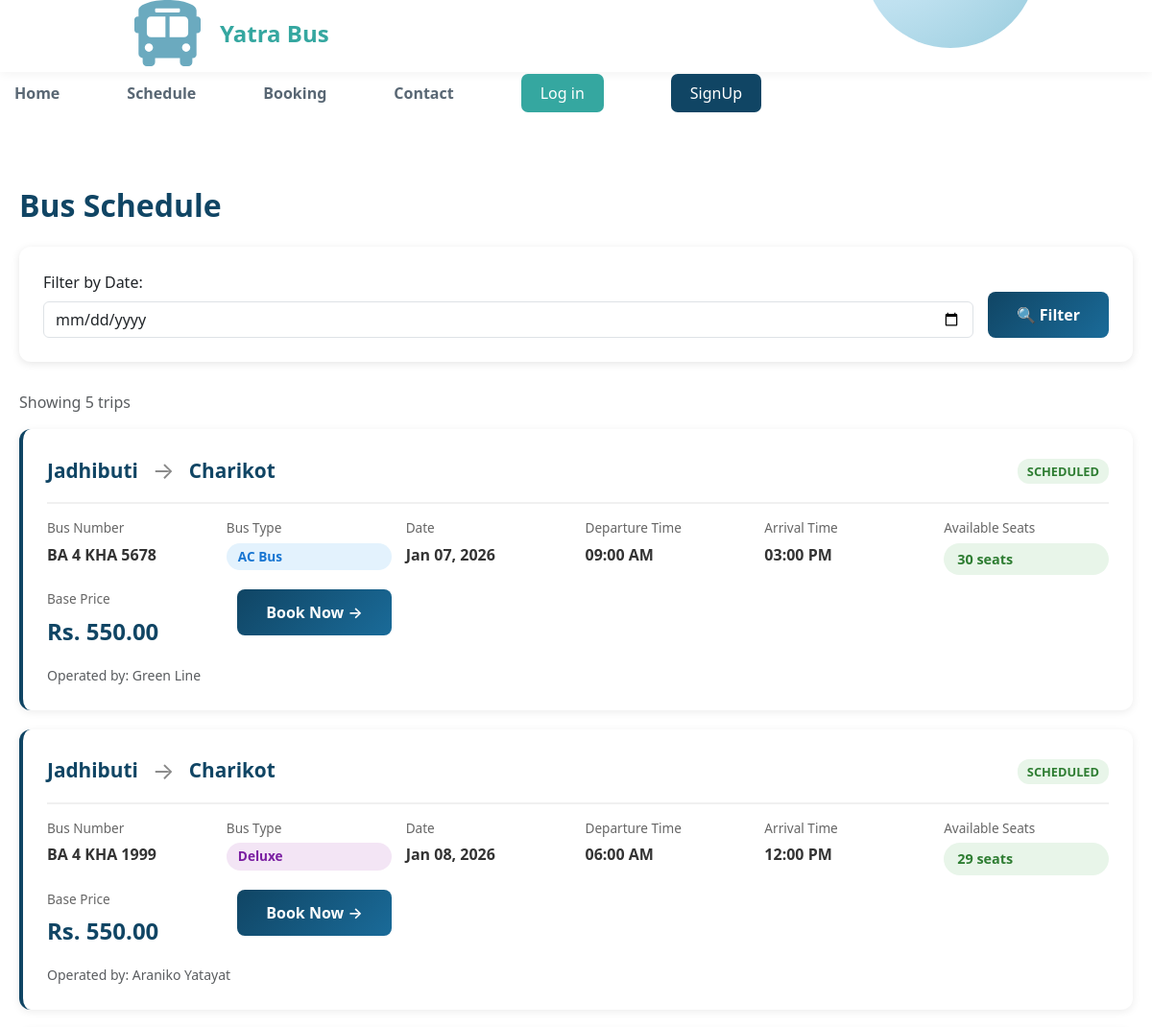
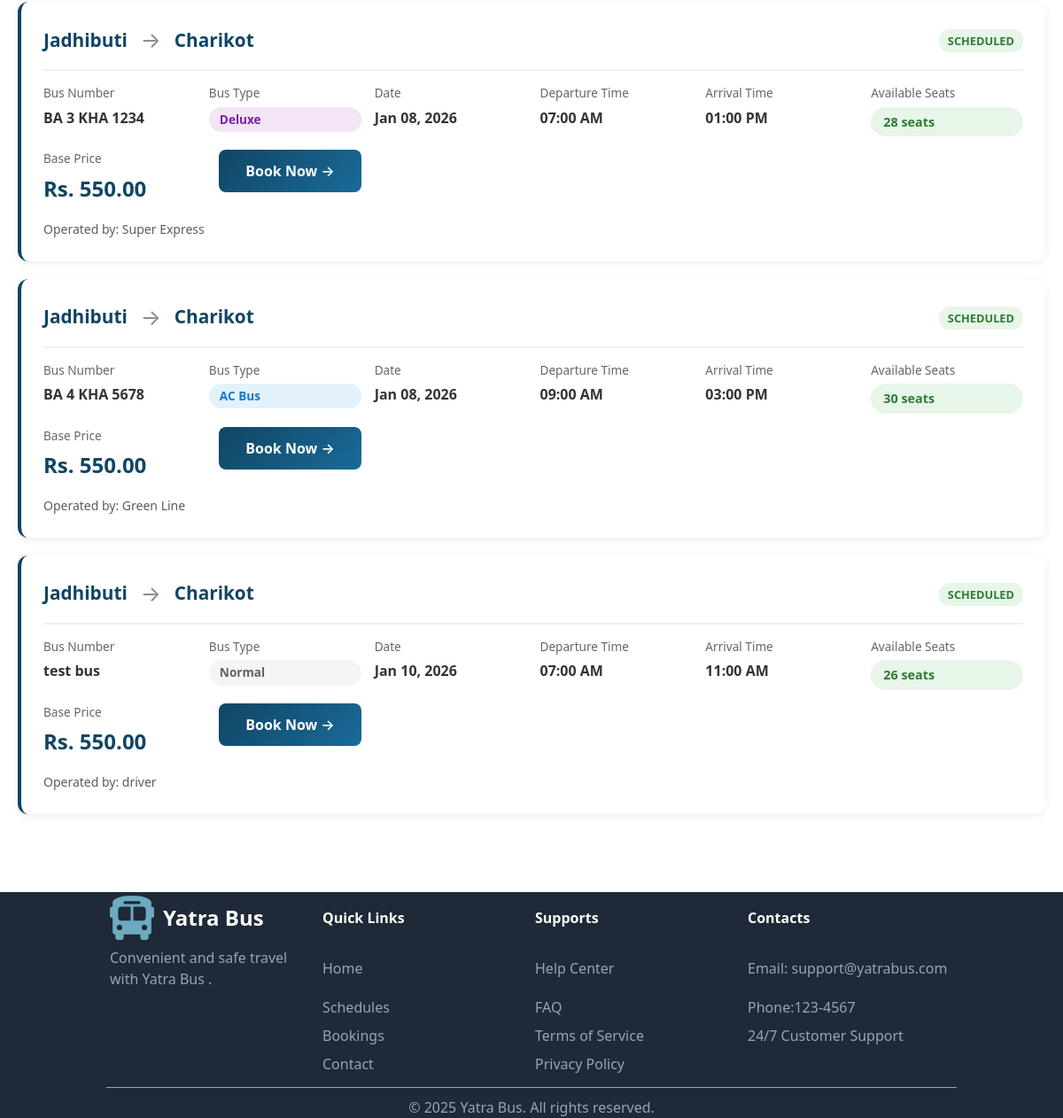
Screenshot of /booking/schedule/ with the database file from the repository (2 pictures, top to bottom).
### booking/models.py (models this page shows, shortened)
class Trip(models.Model):
    bus = models.ForeignKey(Bus, on_delete=models.CASCADE)
    route = models.ForeignKey(Route, on_delete=models.CASCADE)
    date = models.DateField()
    departure_time = models.TimeField()
    arrival_time = models.TimeField()
    status = models.CharField(max_length=20, choices=[('SCHEDULED', 'Scheduled'), ('COMPLETED', 'Completed'), ('CANCELLED', 'Cancelled')], default='SCHEDULED')

class Station(models.Model):
    name = models.CharField(max_length=100)
    code = models.CharField(max_length=10, unique=True, help_text="Short code e.g., KOT for Koteshwor")
    address = models.CharField(max_length=200, blank=True, null=True)

class Bus(models.Model):
    BUS_TYPES = (
        ('AC', 'AC Bus'),
        ('DELUXE', 'Deluxe'),
        ('NORMAL', 'Normal'),
    )
    plate_number = models.CharField(max_length=20, unique=True)
    bus_type = models.CharField(max_length=10, choices=BUS_TYPES, default='NORMAL')
    total_seats = models.PositiveIntegerField(default=30)
    operator_name = models.CharField(max_length=100, blank=True, help_text="Name of the bus owner/operator")

### booking/views.py (the view)
# urls.py: path('schedule/', views.schedule, name='schedule'),
def schedule(request):
    trips = Trip.objects.filter(status='SCHEDULED').order_by('date', 'departure_time')
    date_query = request.GET.get('date')
    if date_query:
        trips = trips.filter(date=date_query)
    trip_data = []
    for trip in trips:
        stations = trip.route.stations.order_by('order')
        if stations.exists():
            start_station = stations.first().station
            end_station = stations.last().station
            existing_bookings = Booking.objects.filter(trip=trip, status__in=['CONFIRMED', 'PENDING'])
            booked_seat_count = 0
            for booking in existing_bookings:
                if booking.seat_numbers:
                    seats = booking.seat_numbers.split(',')
                    booked_seat_count += len(seats)
            available_seats = trip.bus.total_seats - booked_seat_count
            start_node = stations.first()
            end_node = stations.last()
            base_price = end_node.price_from_start - start_node.price_from_start
            trip_data.append({
                'trip': trip,
                'source_id': start_station.id,
                'dest_id': end_station.id,
                'source_name': start_station.name,
                'dest_name': end_station.name,
                'available_seats': available_seats,
                'base_price': base_price
            })
    return render(request, 'booking/schedule.html', {
        'trips': trip_data,
        'date_query': date_query
    })

### templates/booking/schedule.html (shortened to what this page needs)
 {% extends "base.html" %}
{%load static%}
{% block body%}
{% load static %}
<!DOCTYPE html>
<html lang="en">
<head>
    <link rel="stylesheet" href="{% static 'style.css' %}">
    <link href="https://cdn.jsdelivr.net/npm/bootstrap@5.3.8/dist/css/bootstrap.min.css" rel="stylesheet"
>
</head>
<body>
    <div class="schedule-container" style="margin-top: 100px;">
        <h2 class="mb-4" style="color: #104564; font-weight: 700;">Bus Schedule</h2>
        <div class="filter-section">
            <form method="GET" class="filter-form">
                <div class="form-group-inline">
                    <label for="date" class="form-label">Filter by Date:</label>
                    <input type="date" class="form-control" id="date" name="date" value="{{ date_query|default:'' }}">
                </div>
                <button type="submit" class="btn book-btn" style="white-space: nowrap;">
                    🔍 Filter
                </button>
            </form>
        </div>
        {% if trips %}
        <div class="trips-list">
            <p class="text-muted mb-3">
                Showing {{ trips|length }} trip{{ trips|length|pluralize }}
            </p>
            {% for trip_info in trips %}
            <div class="trip-card">
                <div class="trip-header">
                    <div class="route-info">
                        <span class="station-name">{{ trip_info.source_name }}</span>
                        <span class="route-arrow">→</span>
                        <span class="station-name">{{ trip_info.dest_name }}</span>
                    </div>
                    <div>
                        <span class="status-badge status-scheduled">{{ trip_info.trip.status }}</span>
                    </div>
                </div>
                <div class="trip-details">
                    <div class="detail-item">
                        <span class="detail-label">Bus Number</span>
                        <span class="detail-value">{{ trip_info.trip.bus.plate_number }}</span>
                    </div>
                    <div class="detail-item">
                        <span class="detail-label">Bus Type</span>
                        <span
                            class="bus-badge {% if trip_info.trip.bus.bus_type == 'AC' %}ac{% elif trip_info.trip.bus.bus_type == 'DELUXE' %}deluxe{% else %}normal{% endif %}">
                            {{ trip_info.trip.bus.get_bus_type_display }}
                        </span>
                    </div>
                    <div class="detail-item">
                        <span class="detail-label">Date</span>
                        <span class="detail-value">{{ trip_info.trip.date|date:"M d, Y" }}</span>
                    </div>
                    <div class="detail-item">
                        <span class="detail-label">Departure Time</span>
                        <span class="detail-value">{{ trip_info.trip.departure_time|time:"h:i A" }}</span>
                    </div>
                    <div class="detail-item">
                        <span class="detail-label">Arrival Time</span>
                        <span class="detail-value">{{ trip_info.trip.arrival_time|time:"h:i A" }}</span>
                    </div>
                    <div class="detail-item">
                        <span class="detail-label">Available Seats</span>
                        {% if trip_info.available_seats > 10 %}
                        <span class="seats-info seats-available">{{ trip_info.available_seats }} seats</span>
                        {% elif trip_info.available_seats > 0 %}
                        <span class="seats-info seats-limited">{{ trip_info.available_seats }} seats</span>
                        {% else %}
                        <span class="seats-info seats-full">FULL</span>
                        {% endif %}
                    </div>
                    <div class="detail-item">
                        <span class="detail-label">Base Price</span>
                        <span class="price-tag">Rs. {{ trip_info.base_price }}</span>
                    </div>
                    <div class="detail-item" style="display: flex; align-items: end;">
                        {% if trip_info.available_seats > 0 %}
                        <a href="{% url 'book_seat' trip_info.trip.id trip_info.source_id trip_info.dest_id %}"
                            class="book-btn text-white text-decoration-none">
                            Book Now →
                        </a>
                        {% else %}
                        <button class="book-btn" disabled>
                            Fully Booked
                        </button>
                        {% endif %}
                    </div>
                </div>
                {% if trip_info.trip.bus.operator_name %}
                <div class="mt-2">
                    <small class="text-muted">Operated by: {{ trip_info.trip.bus.operator_name }}</small>
                </div>
                {% endif %}
            </div>
            {% endfor %}
        </div>
        {% endif %}
    </div>
</body>
</html>
{% endblock body %}

### templates/base.html (shortened to what this page needs)
{% load static %}
<!DOCTYPE html>
<html lang="en">
<head>
    <link rel="stylesheet" type="text/css" href="{% static 'style.css' %}">
    <link href="https://cdn.jsdelivr.net/npm/bootstrap@5.3.8/dist/css/bootstrap.min.css" rel="stylesheet"
>
</head>
<body>
    <div class="nav ">
        <div class="logoname">
            <img src="{% static 'img/logo.svg' %}" alt="logo.svg">
            <span style="margin-left:10px;">Yatra Bus</span>
        </div>
        <div class="topcircle"></div>
        <ul>
            <a href="{% url 'home' %}">
                <li>Home</li>
            </a>
            <a href="{% url 'schedule' %}">
                <li>Schedule</li>
            </a>
            <a href="{% url 'booking' %}">
                <li>Booking</li>
            </a>
            <a href="{% url 'contact' %}">
                <li>Contact</li>
            </a>
            {% if user.is_authenticated %}
            <li style="color: #35A7A0; font-weight: 600;">
                👤 {{ user.first_name|default:user.username }}
            </li>
            <li>
                <a href="{% url 'handleLogout' %}" class="nav-btn"
                    style="text-decoration: none; background-color: #dc3545;">
                    Logout
                </a>
            </li>
            {% else %}
            <li><button type="button" class="nav-btn" data-bs-toggle="modal" data-bs-target="#loginModal">Log
                    in</button></li>
            <li><button type="button" class="nav-btn" style='background-color: #104564;' data-bs-toggle="modal"
                    data-bs-target="#signupModal">
                    SignUp
                </button></li>
            {% endif %}
        </ul>
    </div>
    {% block body%}{% endblock body %}
    <footer class="footer mt-5">
        <table>
            <tr style="color:white;">
                <th>
                    <div class="tdlogo"><img style="width: 50px;" src="{% static 'img/logo.svg' %}" alt="logo.svg">
                        <span>Yatra Bus</span></td>
                    </div>
                <th>Quick Links</td>
                <th>Supports</td>
                <th>Contacts</td>
            </tr>
            <tr>
                <td>Convenient and safe travel with Yatra Bus .</td>
                <td>Home</td>
                <td>Help Center</td>
                <td>Email: support@yatrabus.com</td>
            </tr>
            <tr>
                <td></td>
                <td>Schedules</td>
                <td>FAQ</td>
                <td>Phone:123-4567</td>
            </tr>
            <tr>
                <td></td>
                <td>Bookings</td>
                <td>Terms of Service</td>
                <td>24/7 Customer Support</td>
            </tr>
            <tr>
                <td></td>
                <td>Contact</td>
                <td>Privacy Policy</td>
                <td></td>
            </tr>
        </table>
        <div class="copyright">
            <div class="line"></div>
            <div class="copy">© 2025 Yatra Bus. All rights reserved.</div>
        </div>
    </footer>
</body>
</html>

### static/style.css (style rules this page uses)
* { margin: 0; padding: 0; }
body { background: #EBF3F5; font-family: "Inter", sans-serif, serif; position: relative; overflow: hidden; overflow-y: scroll; padding-top: 75px; }
.nav .logoname, .bodynav .logoname { display: flex; font-size: x-large; font-weight: bolder; align-items: center; margin-left: 140px; color: #35A7A0; gap: 10px; }
.bodynav .topcircle, .nav .topcircle { position: absolute; right: 10%; top: -130px; width: 180px; height: 180px; background: radial-gradient(at top left, #DFF3FF 0%, #BFE1F0 54%, #9ACDDE 96%); border-radius: 50%; z-index: -1; }
.bodynav, .nav { display: flex; justify-content: space-between; align-items: center; padding: 0 5%; width: 100vw; height: 75px; background: rgba(255, 255, 255, 0.95); box-shadow: 0 2px 10px rgba(0, 0, 0, 0.05); position: fixed; top: 0; left: 0; z-index: 1000; }
.bodynav>ul, .nav>ul { display: flex; list-style: none; gap: 40px; align-items: center; font-weight: bold; margin: 0; padding: 0; }
.bodynav ul a, .nav ul a { text-decoration: none; }
.bodynav ul li, .nav ul li { padding: 8px 15px; color: #596774; cursor: pointer; transition: all 0.3s ease; }
.bodynav-btn, .nav-btn { background-color: #35A7A0; color: white; font-size: 1rem; padding: 8px 20px; border-radius: 7px; border: none; cursor: pointer; transition: all 0.3s ease; white-space: nowrap; }
.footer { margin-top: 20px; width: 100%; height: 255px; background-color: #1F2937; color: #9ca3af; z-index: -10; bottom: 0; left: 0; }
.footer table { margin-left: auto; margin-right: auto; height: 50%; width: 80%; align-self: center; justify-content: center; }
.footer table .tdlogo { color: white; text-align: center; font-size: 24px; display: flex; justify-content: left; align-items: center; gap: 10px; }
.footer table, th, td { border-collapse: collapse; padding: 4px; text-align: left; }
td { width: 25%; font-weight: 300; }
.footer .copyright { display: flex; flex-direction: column; justify-content: start; align-items: center; gap: 10px; }
.footer .copyright .line { margin-top: 10px; width: 80%; height: 1px; background-color: #9ca3af; }

### templates/booking/schedule.html (style rules this page uses)
.schedule-container { max-width: 1200px; margin: 0 auto; padding: 20px; }
.filter-section { background: white; padding: 25px; border-radius: 12px; box-shadow: 0 2px 8px rgba(0, 0, 0, 0.1); margin-bottom: 30px; }
.trip-card { background: white; border-radius: 12px; padding: 25px; margin-bottom: 20px; box-shadow: 0 2px 8px rgba(0, 0, 0, 0.08); transition: all 0.3s ease; border-left: 4px solid #104564; }
.trip-header { display: flex; justify-content: space-between; align-items: center; margin-bottom: 15px; padding-bottom: 15px; border-bottom: 2px solid #f0f0f0; }
.route-info { display: flex; align-items: center; gap: 15px; flex: 1; }
.station-name { font-size: 1.3rem; font-weight: 600; color: #104564; }
.route-arrow { font-size: 1.5rem; color: #888; }
.trip-details { display: grid; grid-template-columns: repeat(auto-fit, minmax(150px, 1fr)); gap: 15px; margin-bottom: 15px; }
.detail-item { display: flex; flex-direction: column; }
.detail-label { font-size: 0.85rem; color: #666; margin-bottom: 5px; }
.detail-value { font-size: 1rem; font-weight: 600; color: #333; }
.bus-badge { display: inline-block; padding: 4px 12px; border-radius: 20px; font-size: 0.85rem; font-weight: 600; }
.bus-badge.ac { background: #e3f2fd; color: #1976d2; }
.bus-badge.deluxe { background: #f3e5f5; color: #7b1fa2; }
.bus-badge.normal { background: #f5f5f5; color: #616161; }
.seats-info { display: inline-block; padding: 6px 14px; border-radius: 20px; font-weight: 600; font-size: 0.9rem; }
.seats-available { background: #e8f5e9; color: #2e7d32; }
.price-tag { font-size: 1.5rem; font-weight: 700; color: #104564; }
.book-btn { background: linear-gradient(135deg, #104564 0%, #1a6b99 100%); color: white; border: none; padding: 12px 30px; border-radius: 8px; font-weight: 600; font-size: 1rem; cursor: pointer; transition: all 0.3s ease; }
.filter-form { display: flex; gap: 15px; align-items: end; }
.form-group-inline { flex: 1; }
.status-badge { padding: 4px 10px; border-radius: 12px; font-size: 0.8rem; font-weight: 600; text-transform: uppercase; }
.status-scheduled { background: #e8f5e9; color: #2e7d32; }

### rows the page displays
Trip: source_name "Jadhibuti", dest_name "Charikot", trip.status "SCHEDULED", trip.bus.plate_number "BA 4 KHA 5678", trip.bus.bus_type "AC Bus", trip "Jan 07, 2026", trip.departure_time "09:00 AM", trip.arrival_time "03:00 PM", available_seats "30", base_price "550.00", trip.bus.operator_name "Green Line"
Trip: source_name "Jadhibuti", dest_name "Charikot", trip.status "SCHEDULED", trip.bus.plate_number "BA 4 KHA 1999", trip.bus.bus_type "Deluxe", trip "Jan 08, 2026", trip.departure_time "06:00 AM", trip.arrival_time "12:00 PM", available_seats "29", base_price "550.00", trip.bus.operator_name "Araniko Yatayat"
Trip: source_name "Jadhibuti", dest_name "Charikot", trip.status "SCHEDULED", trip.bus.plate_number "BA 3 KHA 1234", trip.bus.bus_type "Deluxe", trip "Jan 08, 2026", trip.departure_time "07:00 AM", trip.arrival_time "01:00 PM", available_seats "28", base_price "550.00", trip.bus.operator_name "Super Express"
Trip: source_name "Jadhibuti", dest_name "Charikot", trip.status "SCHEDULED", trip.bus.plate_number "BA 4 KHA 5678", trip.bus.bus_type "AC Bus", trip "Jan 08, 2026", trip.departure_time "09:00 AM", trip.arrival_time "03:00 PM", available_seats "30", base_price "550.00", trip.bus.operator_name "Green Line"
Trip: source_name "Jadhibuti", dest_name "Charikot", trip.status "SCHEDULED", trip.bus.plate_number "test bus", trip.bus.bus_type "Normal", trip "Jan 10, 2026", trip.departure_time "07:00 AM", trip.arrival_time "11:00 AM", available_seats "26", base_price "550.00", trip.bus.operator_name "driver"

### other values shown
{{ trips|length }} "5"
